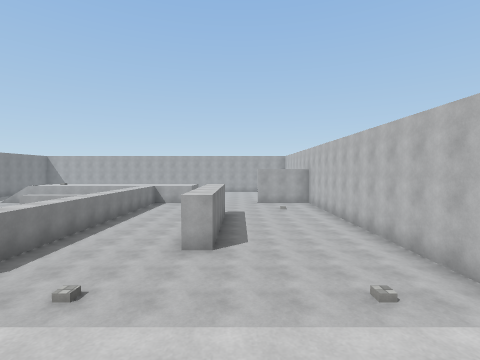
View 1 (above)

19 first-person views from a walk through a scene from a Unity 3-D project. The camera is 1.4 m above the floor, tilts 2° down and sees 85° across. The floor is counted in squares, 2 m on a side. Each view is taken from the middle of a square. On the plan, view 1 faces up. The plan holds only what a view shows up to about 9 squares ahead; the rest is blank. The place goes on beyond the plan. Some animated figures are left out. Surface patterns are stand-ins for the level's own textures.

View 2
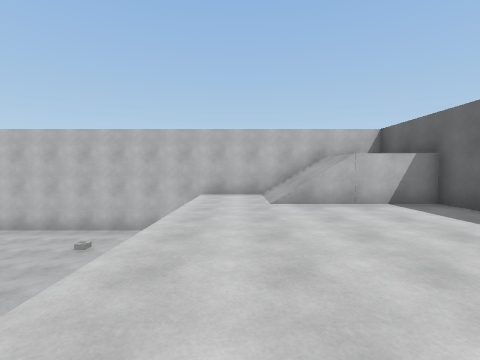

View 3
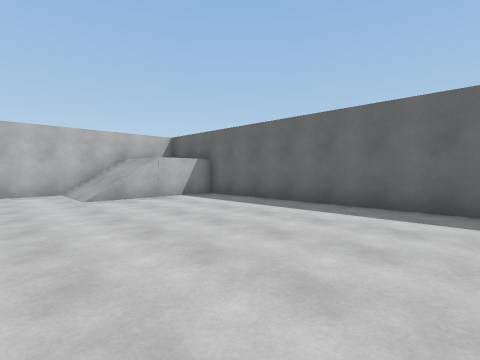

View 4
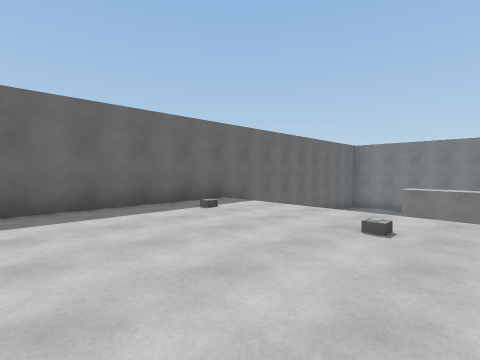

View 5
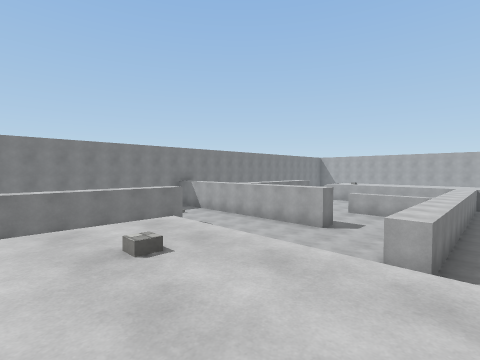

View 6
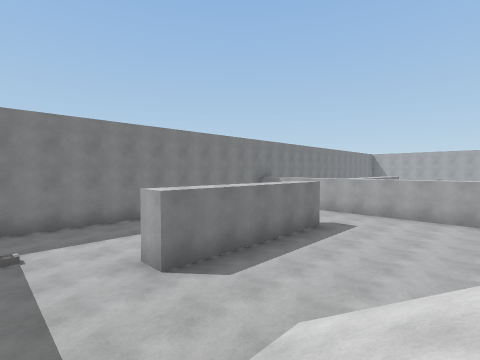

View 7
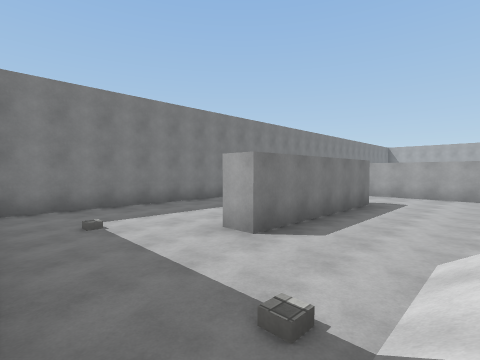

View 8
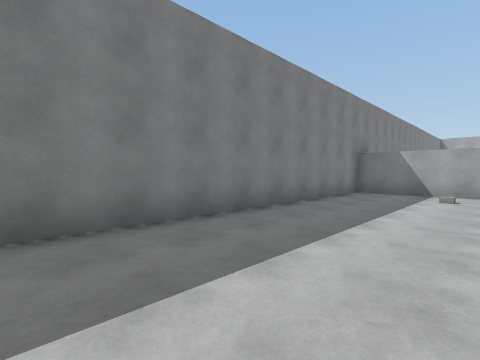

View 9
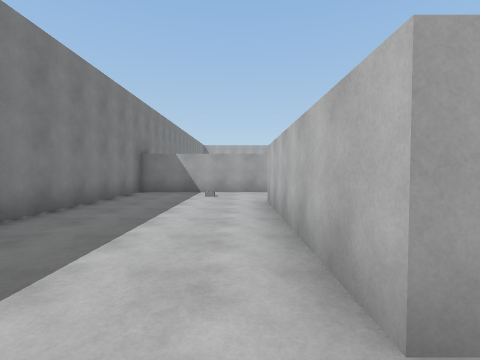

View 10
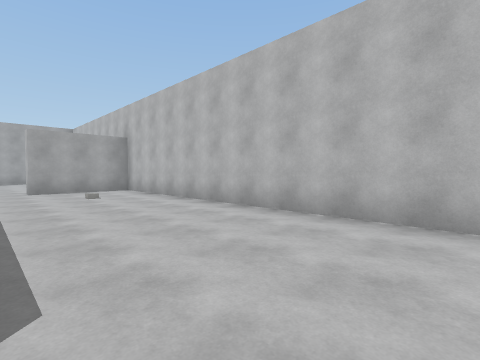

View 11
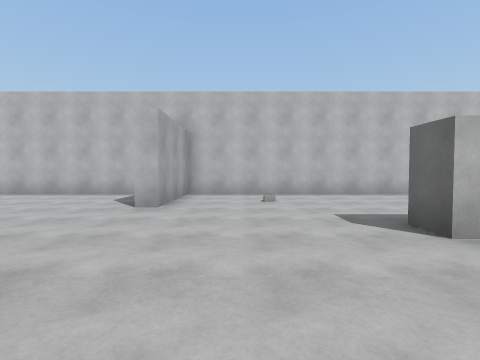

View 12
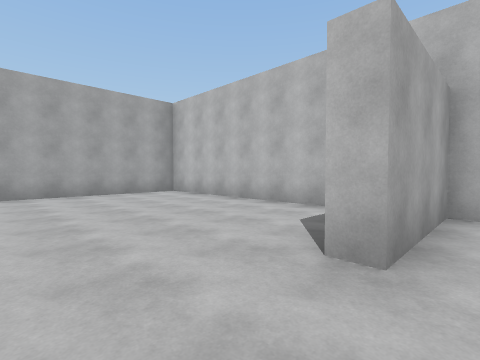

View 13
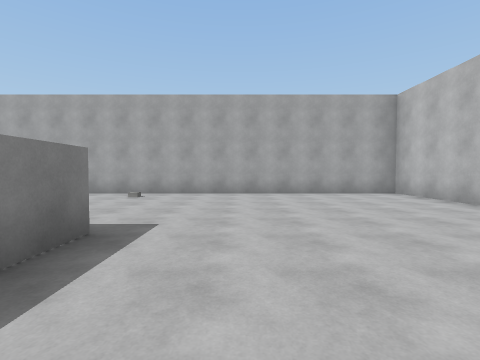

View 14
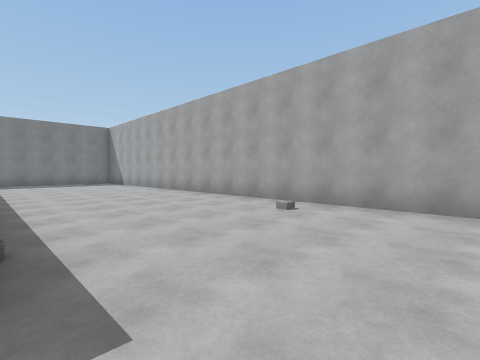

View 15
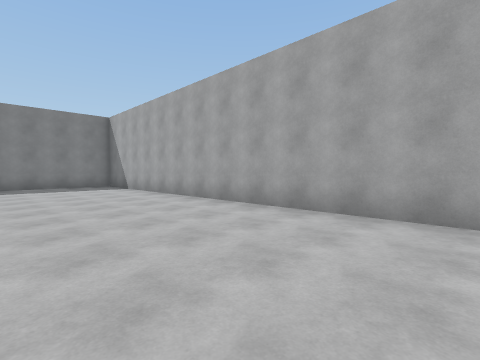

View 16
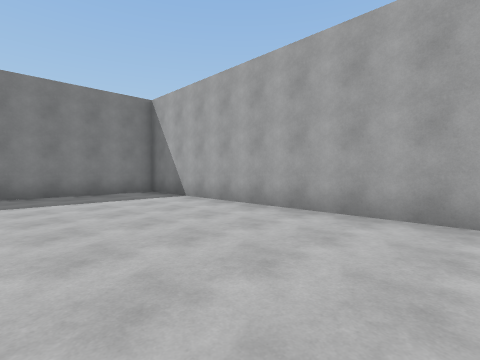

View 17
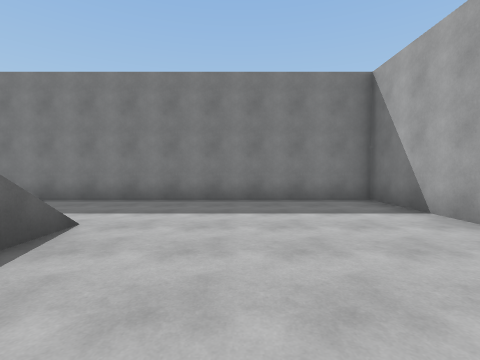

View 18
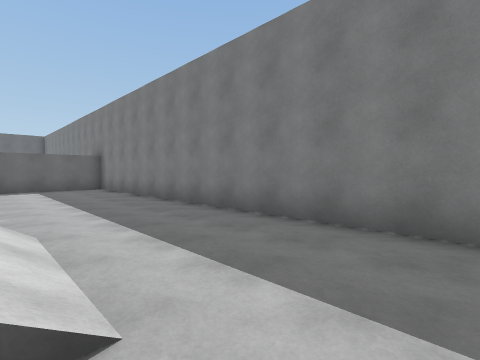

View 19
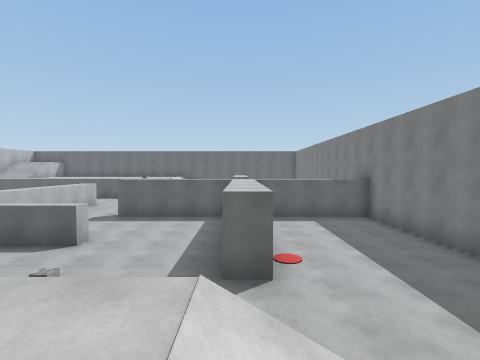

### Floor plan
Key: @ floor where view 1 was taken; # wall or solid block; . main floor; : floor 2 m higher than the main floor; + floor 2.25 m higher than the main floor; / step, stairs or slope; ^ raised ledge.
Columns run from 17 left of view 1 to 4 right of it. Each row starts with its distance up from view 1.
 23 ######################
 22 #....................#
 21 #....................#
 20 #....................#
 19 #....................#
 18 #....................#
 17 #.../# ..............#
 16 #...//        :......#
 15 #.../          ....###
 14 #....         .......#
 13 #.....       ........#
 12 #....#....    .......#
 11 #.... ...##    ......#
 10 #.... ...// :.  #....#
  9 #.... ..... :...#....#
  8 #.... ..... :...#....#
  7 ##########..:...#....#
  6 #...........:...#....#
  5 #...........:........#
  4 #.........  #........#
  3 #....#....    .......#
  2 #....#....           #
  1 #....#....///////////#
  0 #....#....+/+++++@+//#
 -1 #....#..//+++++++++//#
 -2 #.......//+++++++++//#
 -3 #....../////+++++++  ^
 -4 #.......//+++++++++  ^
 -5        ############^^

Where each view was taken, in squares from view 1:
view 1: 0 up, 0 right, facing up
view 2: 0 up, 4 left, facing right
view 3: 1 up, 5 left, facing down-right
view 4: 1 up, 3 left, facing down-left
view 5: 1 down, 4 left, facing up-left
view 6: 3 down, 8 left, facing up-left
view 7: 4 down, 9 left, facing up-left
view 8: 2 down, 13 left, facing up-left
view 9: 2 down, 13 left, facing up
view 10: 5 up, 0 right, facing up-right
view 11: 13 up, 4 left, facing right
view 12: 14 up, 1 left, facing up-right
view 13: 14 up, 1 left, facing up
view 14: 17 up, 1 left, facing up-left
view 15: 18 up, 4 left, facing up-left
view 16: 18 up, 8 left, facing up-left
view 17: 19 up, 10 left, facing left
view 18: 18 up, 13 left, facing down-left
view 19: 16 up, 12 left, facing down
